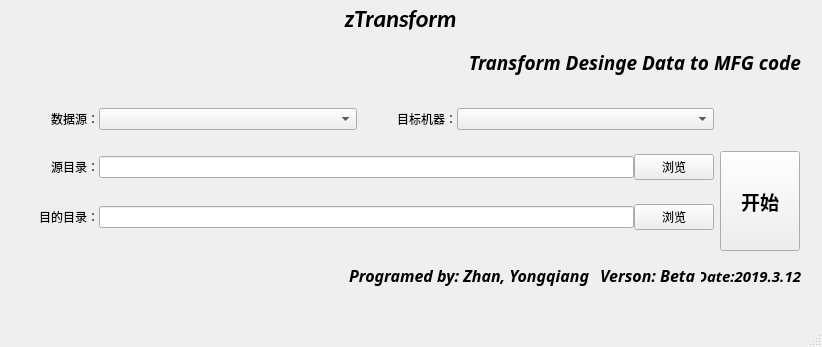
<?xml version="1.0" encoding="UTF-8"?>
<ui version="4.0">
 <class>zTransform</class>
 <widget class="QMainWindow" name="zTransform">
  <property name="geometry">
   <rect>
    <x>0</x>
    <y>0</y>
    <width>822</width>
    <height>347</height>
   </rect>
  </property>
  <property name="windowTitle">
   <string>zTransform</string>
  </property>
  <widget class="QWidget" name="centralwidget">
   <widget class="QWidget" name="verticalLayoutWidget">
    <property name="geometry">
     <rect>
      <x>0</x>
      <y>0</y>
      <width>801</width>
      <height>81</height>
     </rect>
    </property>
    <layout class="QVBoxLayout" name="verticalLayout_5">
     <item>
      <widget class="QLabel" name="label">
       <property name="font">
        <font>
         <family>Calibri</family>
         <pointsize>18</pointsize>
         <weight>75</weight>
         <italic>true</italic>
         <bold>true</bold>
        </font>
       </property>
       <property name="text">
        <string>zTransform</string>
       </property>
       <property name="textFormat">
        <enum>Qt::RichText</enum>
       </property>
       <property name="alignment">
        <set>Qt::AlignCenter</set>
       </property>
      </widget>
     </item>
     <item>
      <layout class="QHBoxLayout" name="horizontalLayout">
       <item>
        <widget class="QLabel" name="label_4">
         <property name="font">
          <font>
           <family>Adobe Devanagari</family>
           <pointsize>14</pointsize>
           <weight>75</weight>
           <italic>true</italic>
           <bold>true</bold>
          </font>
         </property>
         <property name="text">
          <string>Transform Desinge Data to MFG code</string>
         </property>
         <property name="alignment">
          <set>Qt::AlignRight|Qt::AlignTrailing|Qt::AlignVCenter</set>
         </property>
        </widget>
       </item>
      </layout>
     </item>
    </layout>
   </widget>
   <widget class="QWidget" name="horizontalLayoutWidget">
    <property name="geometry">
     <rect>
      <x>-1</x>
      <y>90</y>
      <width>801</width>
      <height>161</height>
     </rect>
    </property>
    <layout class="QHBoxLayout" name="horizontalLayout_2">
     <item>
      <layout class="QVBoxLayout" name="verticalLayout_7">
       <item>
        <layout class="QHBoxLayout" name="horizontalLayout_10">
         <property name="spacing">
          <number>0</number>
         </property>
         <item>
          <widget class="QLabel" name="label_5">
           <property name="minimumSize">
            <size>
             <width>100</width>
             <height>0</height>
            </size>
           </property>
           <property name="maximumSize">
            <size>
             <width>100</width>
             <height>50</height>
            </size>
           </property>
           <property name="sizeIncrement">
            <size>
             <width>0</width>
             <height>0</height>
            </size>
           </property>
           <property name="baseSize">
            <size>
             <width>50</width>
             <height>0</height>
            </size>
           </property>
           <property name="font">
            <font>
             <family>Adobe Devanagari</family>
            </font>
           </property>
           <property name="text">
            <string>数据源：</string>
           </property>
           <property name="alignment">
            <set>Qt::AlignRight|Qt::AlignTrailing|Qt::AlignVCenter</set>
           </property>
          </widget>
         </item>
         <item>
          <widget class="QComboBox" name="combo_box_data_source"/>
         </item>
         <item>
          <widget class="QLabel" name="label_8">
           <property name="maximumSize">
            <size>
             <width>100</width>
             <height>20</height>
            </size>
           </property>
           <property name="text">
            <string>目标机器：</string>
           </property>
           <property name="alignment">
            <set>Qt::AlignRight|Qt::AlignTrailing|Qt::AlignVCenter</set>
           </property>
          </widget>
         </item>
         <item>
          <widget class="QComboBox" name="combo_box_dist_machine"/>
         </item>
        </layout>
       </item>
       <item>
        <layout class="QHBoxLayout" name="horizontalLayout_9">
         <property name="spacing">
          <number>0</number>
         </property>
         <item>
          <widget class="QLabel" name="label_6">
           <property name="minimumSize">
            <size>
             <width>100</width>
             <height>0</height>
            </size>
           </property>
           <property name="maximumSize">
            <size>
             <width>100</width>
             <height>50</height>
            </size>
           </property>
           <property name="sizeIncrement">
            <size>
             <width>0</width>
             <height>0</height>
            </size>
           </property>
           <property name="baseSize">
            <size>
             <width>50</width>
             <height>0</height>
            </size>
           </property>
           <property name="font">
            <font>
             <family>Adobe Devanagari</family>
            </font>
           </property>
           <property name="text">
            <string>源目录：</string>
           </property>
           <property name="alignment">
            <set>Qt::AlignRight|Qt::AlignTrailing|Qt::AlignVCenter</set>
           </property>
          </widget>
         </item>
         <item>
          <widget class="QLineEdit" name="lineEdit_source_folder"/>
         </item>
         <item>
          <widget class="QPushButton" name="push_button_source_folder">
           <property name="maximumSize">
            <size>
             <width>100</width>
             <height>16777215</height>
            </size>
           </property>
           <property name="baseSize">
            <size>
             <width>50</width>
             <height>0</height>
            </size>
           </property>
           <property name="text">
            <string>浏览</string>
           </property>
          </widget>
         </item>
        </layout>
       </item>
       <item>
        <layout class="QHBoxLayout" name="horizontalLayout_8">
         <property name="spacing">
          <number>0</number>
         </property>
         <item>
          <widget class="QLabel" name="label_7">
           <property name="minimumSize">
            <size>
             <width>100</width>
             <height>0</height>
            </size>
           </property>
           <property name="maximumSize">
            <size>
             <width>100</width>
             <height>50</height>
            </size>
           </property>
           <property name="sizeIncrement">
            <size>
             <width>0</width>
             <height>0</height>
            </size>
           </property>
           <property name="baseSize">
            <size>
             <width>50</width>
             <height>0</height>
            </size>
           </property>
           <property name="font">
            <font>
             <family>Adobe Devanagari</family>
            </font>
           </property>
           <property name="text">
            <string>目的目录：</string>
           </property>
           <property name="alignment">
            <set>Qt::AlignRight|Qt::AlignTrailing|Qt::AlignVCenter</set>
           </property>
          </widget>
         </item>
         <item>
          <widget class="QLineEdit" name="lineEdit_dist_folder"/>
         </item>
         <item>
          <widget class="QPushButton" name="push_botton_dist_folder">
           <property name="maximumSize">
            <size>
             <width>100</width>
             <height>16777215</height>
            </size>
           </property>
           <property name="baseSize">
            <size>
             <width>50</width>
             <height>0</height>
            </size>
           </property>
           <property name="text">
            <string>浏览</string>
           </property>
          </widget>
         </item>
        </layout>
       </item>
      </layout>
     </item>
     <item>
      <layout class="QVBoxLayout" name="verticalLayout_2"/>
     </item>
     <item alignment="Qt::AlignBottom">
      <widget class="QPushButton" name="push_button_start">
       <property name="minimumSize">
        <size>
         <width>0</width>
         <height>100</height>
        </size>
       </property>
       <property name="font">
        <font>
         <pointsize>14</pointsize>
         <weight>75</weight>
         <bold>true</bold>
        </font>
       </property>
       <property name="text">
        <string>开始</string>
       </property>
      </widget>
     </item>
     <item>
      <layout class="QVBoxLayout" name="verticalLayout"/>
     </item>
    </layout>
   </widget>
   <widget class="QWidget" name="horizontalLayoutWidget_2">
    <property name="geometry">
     <rect>
      <x>0</x>
      <y>250</y>
      <width>801</width>
      <height>51</height>
     </rect>
    </property>
    <layout class="QHBoxLayout" name="horizontalLayout_3">
     <item>
      <widget class="QLabel" name="label_3">
       <property name="font">
        <font>
         <family>Adobe Devanagari</family>
         <pointsize>12</pointsize>
         <weight>75</weight>
         <italic>true</italic>
         <bold>true</bold>
        </font>
       </property>
       <property name="text">
        <string>Programed by: Zhan, Yongqiang</string>
       </property>
       <property name="alignment">
        <set>Qt::AlignRight|Qt::AlignTrailing|Qt::AlignVCenter</set>
       </property>
      </widget>
     </item>
     <item>
      <widget class="QLabel" name="label_2">
       <property name="minimumSize">
        <size>
         <width>0</width>
         <height>0</height>
        </size>
       </property>
       <property name="maximumSize">
        <size>
         <width>100</width>
         <height>16777215</height>
        </size>
       </property>
       <property name="font">
        <font>
         <family>Adobe Devanagari</family>
         <pointsize>12</pointsize>
         <weight>75</weight>
         <italic>true</italic>
         <bold>true</bold>
        </font>
       </property>
       <property name="text">
        <string>Verson: Beta</string>
       </property>
       <property name="alignment">
        <set>Qt::AlignRight|Qt::AlignTrailing|Qt::AlignVCenter</set>
       </property>
      </widget>
     </item>
     <item>
      <widget class="QLabel" name="label_9">
       <property name="maximumSize">
        <size>
         <width>100</width>
         <height>16777215</height>
        </size>
       </property>
       <property name="baseSize">
        <size>
         <width>0</width>
         <height>0</height>
        </size>
       </property>
       <property name="font">
        <font>
         <family>Adobe Devanagari</family>
         <pointsize>11</pointsize>
         <weight>75</weight>
         <italic>true</italic>
         <bold>true</bold>
        </font>
       </property>
       <property name="text">
        <string>Date:2019.3.12</string>
       </property>
       <property name="alignment">
        <set>Qt::AlignRight|Qt::AlignTrailing|Qt::AlignVCenter</set>
       </property>
      </widget>
     </item>
    </layout>
   </widget>
  </widget>
  <widget class="QMenuBar" name="menubar">
   <property name="geometry">
    <rect>
     <x>0</x>
     <y>0</y>
     <width>822</width>
     <height>23</height>
    </rect>
   </property>
  </widget>
  <widget class="QStatusBar" name="statusbar"/>
 </widget>
 <resources/>
 <connections>
  <connection>
   <sender>push_button_source_folder</sender>
   <signal>clicked()</signal>
   <receiver>zTransform</receiver>
   <slot>on_pushButton_clicked()</slot>
   <hints>
    <hint type="sourcelabel">
     <x>768</x>
     <y>177</y>
    </hint>
    <hint type="destinationlabel">
     <x>804</x>
     <y>198</y>
    </hint>
   </hints>
  </connection>
 </connections>
 <slots>
  <slot>on_pushButton_clicked()</slot>
 </slots>
</ui>
